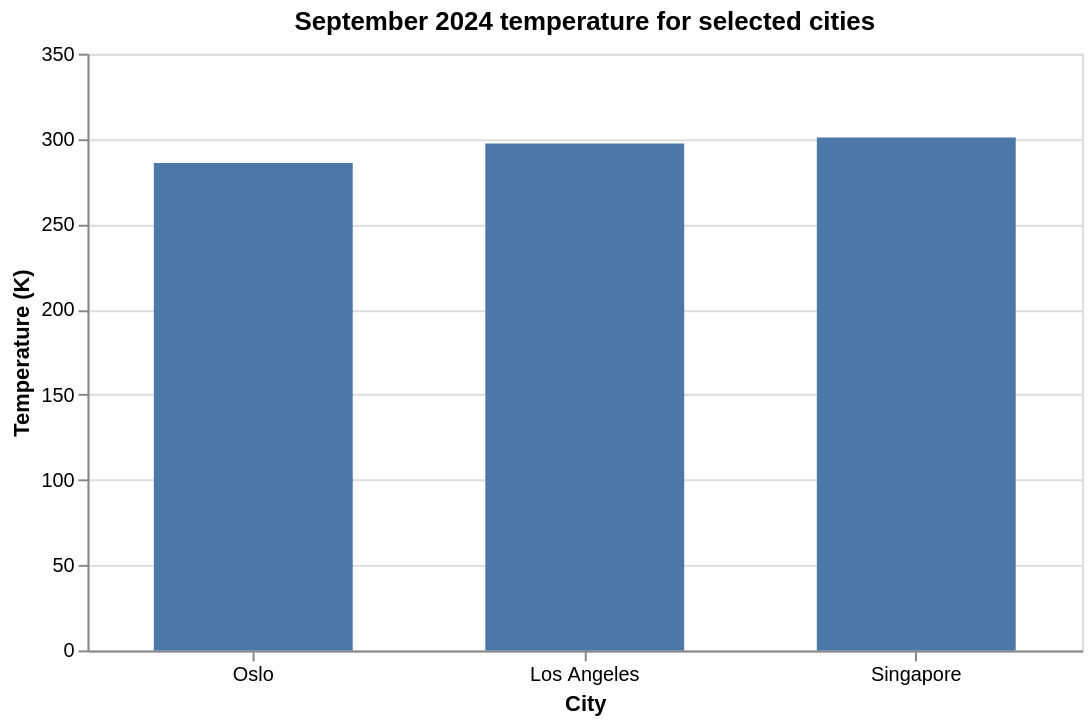

Notebook cell for this chart:
### Markdown cell above
**3.** Plot the temperature for the cities as a bar chart.

### Code cell
alt.Chart(city_climates_dataframe).mark_bar(size=100).encode(
    alt.X('city:N', sort='y', axis=alt.Axis(labelAngle=0), title='City'),
    alt.Y('temperature_2m:Q', title='Temperature (K)'),
    tooltip=[
        alt.Tooltip('city:N', title='City'),
        alt.Tooltip('temperature_2m:Q', title='Temperature (K)'),
    ],
).properties(title='September 2024 temperature for selected cities', width=500)

### Figure 1 — Vega-Lite specification as saved in the notebook (floating-point values rounded to 4 significant figures)
{"config": {"view": {"continuousWidth": 300, "continuousHeight": 300}}, "data": {"name": "data-fd6f0cd930f4f370a310166df0d927cd"}, "mark": {"type": "bar", "size": 100}, "encoding": {"tooltip": [{"field": "city", "title": "City", "type": "nominal"}, {"field": "temperature_2m", "title": "Temperature (K)", "type": "quantitative"}], "x": {"axis": {"labelAngle": 0}, "field": "city", "sort": "y", "title": "City", "type": "nominal"}, "y": {"field": "temperature_2m", "title": "Temperature (K)", "type": "quantitative"}}, "title": "September 2024 temperature for selected cities", "width": 500, "$schema": "https://vega.github.io/schema/vega-lite/v5.20.1.json", "datasets": {"data-fd6f0cd930f4f370a310166df0d927cd": [{"geo": {"type": "Point", "coordinates": [10.75, 59.91]}, "city": "Oslo", "dewpoint_temperature_2m": 283.4, "dewpoint_temperature_2m_max": 291.9, "dewpoint_temperature_2m_min": 271.9, "evaporation_from_bare_soil_max": 2.328e-10, "evaporation_from_bare_soil_min": -0.0002662, "evaporation_from_bare_soil_sum": -0.02162, "evaporation_from_open_water_surfaces_excluding_oceans_max": 1.553e-05, "evaporation_from_open_water_surfaces_excluding_oceans_min": -0.0001024, "evaporation_from_open_water_surfaces_excluding_oceans_sum": -0.008972, "evaporation_from_the_top_of_canopy_max": 2.637e-05, "evaporation_from_the_top_of_canopy_min": -0.0003062, "evaporation_from_the_top_of_canopy_sum": -0.01108, "evaporation_from_vegetation_transpiration_max": 3.316e-07, "evaporation_from_vegetation_transpiration_min": -2.618e-05, "evaporation_from_vegetation_transpiration_sum": -0.003352, "forecast_albedo": 0.09706, "forecast_albedo_max": 0.1017, "forecast_albedo_min": 0.09312, "lake_bottom_temperature": 280.1, "lake_bottom_temperature_max": 280.1, "lake_bottom_temperature_min": 280.0, "lake_ice_depth": -6.944e-20, "lake_ice_depth_max": 0, "lake_ice_depth_min": -8.674e-19, "lake_ice_temperature": 273.2, "lake_ice_temperature_max": 273.2, "lake_ice_temperature_min": 273.1, "lake_mix_layer_depth": 7.852, "lake_mix_layer_depth_max": 14.7, "lake_mix_layer_depth_min": 3.313, "lake_mix_layer_temperature": 287.6, "lake_mix_layer_temperature_max": 292.9, "lake_mix_layer_temperature_min": 283.1, "lake_shape_factor": 0.7998, "lake_shape_factor_max": 0.8, "lake_shape_factor_min": 0.7968, "lake_total_layer_temperature": 283.3, "lake_total_layer_temperature_max": 284.5, "lake_total_layer_temperature_min": 282.1, "leaf_area_index_high_vegetation": 4.236, "leaf_area_index_high_vegetation_max": 4.406, "leaf_area_index_high_vegetation_min": 4.167, "leaf_area_index_low_vegetation": 2.609, "leaf_area_index_low_vegetation_max": 2.69, "leaf_area_index_low_vegetation_min": 2.577, "potential_evaporation_max": 2.556e-05, "potential_evaporation_min": -0.001471, "potential_evaporation_sum": -0.1363, "runoff_max": 0.0001156, "runoff_min": 3.825e-05, "runoff_sum": 0.04529, "skin_reservoir_content": 0.000196, "skin_reservoir_content_max": 0.0006071, "skin_reservoir_content_min": -1.11e-19, "skin_temperature": 285.2, "skin_temperature_max": 297.9, "skin_temperature_min": 271.5, "snow_albedo": 0.8799, "snow_albedo_max": 0.88, "snow_albedo_min": 0.8768, "snow_cover": 0, "snow_cover_max": 0, "snow_cover_min": 0, "snow_density": 100.0, "snow_density_max": 100.9, "snow_density_min": 100.0, "snow_depth": -7.345e-24, "snow_depth_max": -7.345e-24, "snow_depth_min": -7.345e-24, "snow_depth_water_equivalent": -7.345e-25, "snow_depth_water_equivalent_max": -7.345e-25, "snow_depth_water_equivalent_min": -7.345e-25, "snow_evaporation_max": 4.657e-10, "snow_evaporation_min": -4.657e-10, "snow_evaporation_sum": 4.424e-09, "snowfall_max": 0, "snowfall_min": 0, "snowfall_sum": 0, "snowmelt_max": 1.863e-09, "snowmelt_min": -1.863e-09, "snowmelt_sum": 1.49e-08, "soil_temperature_level_1": 285.7, "soil_temperature_level_1_max": 294.7, "soil_temperature_level_1_min": 275.4, "soil_temperature_level_2": 285.9, "soil_temperature_level_2_max": 291.1, "soil_temperature_level_2_min": 279.5, "soil_temperature_level_3": 286.5, "soil_temperature_level_3_max": 288.3, "soil_temperature_level_3_min": 283.6, "soil_temperature_level_4": 286.2, "soil_temperature_level_4_max": 286.4, "soil_temperature_level_4_min": 285.9, "sub_surface_runoff_max": 7.718e-05, "sub_surface_runoff_min": 3.824e-05, "sub_surface_runoff_sum": 0.04385, "surface_latent_heat_flux_max": 63921, "surface_latent_heat_flux_min": -927332, "surface_latent_heat_flux_sum": -112607732, "surface_net_solar_radiation_max": 1918164, "surface_net_solar_radiation_min": -1.25, "surface_net_solar_radiation_sum": 221000000.0, "surface_net_thermal_radiation_max": 27530.0, "surface_net_thermal_radiation_min": -434300.0, "surface_net_thermal_radiation_sum": -117398445, "surface_pressure": 100000.0, "surface_pressure_max": 102100.0, "surface_pressure_min": 96990.0, "surface_runoff_max": 4.357e-05, "surface_runoff_min": -1.49e-08, "surface_runoff_sum": 0.00144, "surface_sensible_heat_flux_max": 368868, "surface_sensible_heat_flux_min": -470763, "surface_sensible_heat_flux_sum": -6300581, "surface_solar_radiation_downwards_max": 2134478, "surface_solar_radiation_downwards_min": -1.875, "surface_solar_radiation_downwards_sum": 244800000.0, "surface_thermal_radiation_downwards_max": 1450000.0, "surface_thermal_radiation_downwards_min": 834300.0, "surface_thermal_radiation_downwards_sum": 853475434, "temperature_2m": 285.9, "temperature_2m_max": 297.8, "temperature_2m_min": 275.7, "temperature_of_snow_layer": 273.2, "temperature_of_snow_layer_max": 273.2, "temperature_of_snow_layer_min": 273.2, "total_evaporation_max": 2.556e-05, "total_evaporation_min": -0.0003708, "total_evaporation_sum": -0.04503, "total_precipitation_max": 0.003811, "total_precipitation_min": -1.49e-08, "total_precipitation_sum": 0.1272, "u_component_of_wind_10m": -0.2885, "u_component_of_wind_10m_max": 2.574, "u_component_of_wind_10m_min": -2.559, "v_component_of_wind_10m": 0.4767, "v_component_of_wind_10m_max": 5.292, "v_component_of_wind_10m_min": -3.27, "volumetric_soil_water_layer_1": 0.2705, "volumetric_soil_water_layer_1_max": 0.3653, "volumetric_soil_water_layer_1_min": 0.2324, "volumetric_soil_water_layer_2": 0.2761, "volumetric_soil_water_layer_2_max": 0.3353, "volumetric_soil_water_layer_2_min": 0.2407, "volumetric_soil_water_layer_3": 0.2862, "volumetric_soil_water_layer_3_max": 0.3006, "volumetric_soil_water_layer_3_min": 0.2738, "volumetric_soil_water_layer_4": 0.271, "volumetric_soil_water_layer_4_max": 0.2787, "volumetric_soil_water_layer_4_min": 0.2591}, {"geo": {"type": "Point", "coordinates": [-118.2, 34.05]}, "city": "Los Angeles", "dewpoint_temperature_2m": 285.7, "dewpoint_temperature_2m_max": 290.8, "dewpoint_temperature_2m_min": 279.2, "evaporation_from_bare_soil_max": 0.0, "evaporation_from_bare_soil_min": -8.568e-05, "evaporation_from_bare_soil_sum": -0.01109, "evaporation_from_open_water_surfaces_excluding_oceans_max": 0.0, "evaporation_from_open_water_surfaces_excluding_oceans_min": -4.867e-05, "evaporation_from_open_water_surfaces_excluding_oceans_sum": -0.003708, "evaporation_from_the_top_of_canopy_max": 1.489e-06, "evaporation_from_the_top_of_canopy_min": -9.487e-05, "evaporation_from_the_top_of_canopy_sum": -0.000573, "evaporation_from_vegetation_transpiration_max": 0.0, "evaporation_from_vegetation_transpiration_min": -1.148e-06, "evaporation_from_vegetation_transpiration_sum": -0.0001125, "forecast_albedo": 0.1311, "forecast_albedo_max": 0.1332, "forecast_albedo_min": 0.1293, "lake_bottom_temperature": 285.1, "lake_bottom_temperature_max": 285.2, "lake_bottom_temperature_min": 285.0, "lake_ice_depth": -6.944e-20, "lake_ice_depth_max": 0, "lake_ice_depth_min": -8.674e-19, "lake_ice_temperature": 273.2, "lake_ice_temperature_max": 273.2, "lake_ice_temperature_min": 273.1, "lake_mix_layer_depth": 5.029, "lake_mix_layer_depth_max": 7.579, "lake_mix_layer_depth_min": 0.4189, "lake_mix_layer_temperature": 296.2, "lake_mix_layer_temperature_max": 307.8, "lake_mix_layer_temperature_min": 292.5, "lake_shape_factor": 0.7999, "lake_shape_factor_max": 0.8, "lake_shape_factor_min": 0.7986, "lake_total_layer_temperature": 290.0, "lake_total_layer_temperature_max": 290.8, "lake_total_layer_temperature_min": 289.3, "leaf_area_index_high_vegetation": 4.797, "leaf_area_index_high_vegetation_max": 4.805, "leaf_area_index_high_vegetation_min": 4.789, "leaf_area_index_low_vegetation": 1.043, "leaf_area_index_low_vegetation_max": 1.06, "leaf_area_index_low_vegetation_min": 1.027, "potential_evaporation_max": 1.445e-06, "potential_evaporation_min": -0.002672, "potential_evaporation_sum": -0.4282, "runoff_max": 3.83e-06, "runoff_min": 2.503e-06, "runoff_sum": 0.001986, "skin_reservoir_content": 2.122e-06, "skin_reservoir_content_max": 0.0001244, "skin_reservoir_content_min": -1.11e-19, "skin_temperature": 300.4, "skin_temperature_max": 328.6, "skin_temperature_min": 283.8, "snow_albedo": 0.88, "snow_albedo_max": 0.88, "snow_albedo_min": 0.8782, "snow_cover": 0, "snow_cover_max": 0, "snow_cover_min": 0, "snow_density": 100.0, "snow_density_max": 100.5, "snow_density_min": 100.0, "snow_depth": -7.345e-24, "snow_depth_max": -7.345e-24, "snow_depth_min": -7.345e-24, "snow_depth_water_equivalent": -7.345e-25, "snow_depth_water_equivalent_max": -7.345e-25, "snow_depth_water_equivalent_min": -7.345e-25, "snow_evaporation_max": 4.657e-10, "snow_evaporation_min": -4.657e-10, "snow_evaporation_sum": 4.424e-09, "snowfall_max": 0, "snowfall_min": 0, "snowfall_sum": 0, "snowmelt_max": 3.725e-09, "snowmelt_min": -1.863e-09, "snowmelt_sum": 1.676e-08, "soil_temperature_level_1": 300.9, "soil_temperature_level_1_max": 321.8, "soil_temperature_level_1_min": 288.1, "soil_temperature_level_2": 300.8, "soil_temperature_level_2_max": 307.9, "soil_temperature_level_2_min": 295.9, "soil_temperature_level_3": 300.3, "soil_temperature_level_3_max": 302.5, "soil_temperature_level_3_min": 298.7, "soil_temperature_level_4": 298.3, "soil_temperature_level_4_max": 298.7, "soil_temperature_level_4_min": 297.6, "sub_surface_runoff_max": 3.032e-06, "sub_surface_runoff_min": 2.503e-06, "sub_surface_runoff_sum": 0.001978, "surface_latent_heat_flux_max": 3474, "surface_latent_heat_flux_min": -297028, "surface_latent_heat_flux_sum": -38715076, "surface_net_solar_radiation_max": 2860928, "surface_net_solar_radiation_min": -2.0, "surface_net_solar_radiation_sum": 585700000.0, "surface_net_thermal_radiation_max": -42510.0, "surface_net_thermal_radiation_min": -796000.0, "surface_net_thermal_radiation_sum": -281754125, "surface_pressure": 98870.0, "surface_pressure_max": 99250.0, "surface_pressure_min": 98350.0, "surface_runoff_max": 1.147e-06, "surface_runoff_min": -1.49e-08, "surface_runoff_sum": 7.927e-06, "surface_sensible_heat_flux_max": 149771, "surface_sensible_heat_flux_min": -1692214, "surface_sensible_heat_flux_sum": -263787605, "surface_solar_radiation_downwards_max": 3299832, "surface_solar_radiation_downwards_min": -1.0, "surface_solar_radiation_downwards_sum": 674100000.0, "surface_thermal_radiation_downwards_max": 1560000.0, "surface_thermal_radiation_downwards_min": 1068000.0, "surface_thermal_radiation_downwards_sum": 909642616, "temperature_2m": 297.3, "temperature_2m_max": 318.1, "temperature_2m_min": 285.5, "temperature_of_snow_layer": 273.2, "temperature_of_snow_layer_max": 273.2, "temperature_of_snow_layer_min": 273.2, "total_evaporation_max": 1.39e-06, "total_evaporation_min": -0.0001188, "total_evaporation_sum": -0.01548, "total_precipitation_max": 0.0003638, "total_precipitation_min": -2.551e-08, "total_precipitation_sum": 0.002099, "u_component_of_wind_10m": 0.3737, "u_component_of_wind_10m_max": 4.678, "u_component_of_wind_10m_min": -1.593, "v_component_of_wind_10m": 0.5909, "v_component_of_wind_10m_max": 3.374, "v_component_of_wind_10m_min": -2.101, "volumetric_soil_water_layer_1": 0.08546, "volumetric_soil_water_layer_1_max": 0.0938, "volumetric_soil_water_layer_1_min": 0.08313, "volumetric_soil_water_layer_2": 0.1584, "volumetric_soil_water_layer_2_max": 0.1598, "volumetric_soil_water_layer_2_min": 0.1572, "volumetric_soil_water_layer_3": 0.2036, "volumetric_soil_water_layer_3_max": 0.2073, "volumetric_soil_water_layer_3_min": 0.201, "volumetric_soil_water_layer_4": 0.2969, "volumetric_soil_water_layer_4_max": 0.2998, "volumetric_soil_water_layer_4_min": 0.2944}, {"geo": {"type": "Point", "coordinates": [103.8, 1.33]}, "city": "Singapore", "dewpoint_temperature_2m": 297.2, "dewpoint_temperature_2m_max": 298.9, "dewpoint_temperature_2m_min": 293.5, "evaporation_from_bare_soil_max": 5.821e-11, "evaporation_from_bare_soil_min": -0.000374, "evaporation_from_bare_soil_sum": -0.04762, "evaporation_from_open_water_surfaces_excluding_oceans_max": 3.233e-07, "evaporation_from_open_water_surfaces_excluding_oceans_min": -0.0001331, "evaporation_from_open_water_surfaces_excluding_oceans_sum": -0.0195, "evaporation_from_the_top_of_canopy_max": 1.304e-08, "evaporation_from_the_top_of_canopy_min": -0.0003415, "evaporation_from_the_top_of_canopy_sum": -0.02784, "evaporation_from_vegetation_transpiration_max": -4.223e-06, "evaporation_from_vegetation_transpiration_min": -0.0002152, "evaporation_from_vegetation_transpiration_sum": -0.05947, "forecast_albedo": 0.0995, "forecast_albedo_max": 0.1006, "forecast_albedo_min": 0.09755, "lake_bottom_temperature": 300.9, "lake_bottom_temperature_max": 302.5, "lake_bottom_temperature_min": 299.6, "lake_ice_depth": -6.944e-20, "lake_ice_depth_max": 0, "lake_ice_depth_min": -8.674e-19, "lake_ice_temperature": 273.2, "lake_ice_temperature_max": 273.2, "lake_ice_temperature_min": 273.1, "lake_mix_layer_depth": 1.996, "lake_mix_layer_depth_max": 2.0, "lake_mix_layer_depth_min": 1.316, "lake_mix_layer_temperature": 300.9, "lake_mix_layer_temperature_max": 302.5, "lake_mix_layer_temperature_min": 299.6, "lake_shape_factor": 0.65, "lake_shape_factor_max": 0.6503, "lake_shape_factor_min": 0.6491, "lake_total_layer_temperature": 300.9, "lake_total_layer_temperature_max": 302.5, "lake_total_layer_temperature_min": 299.6, "leaf_area_index_high_vegetation": 2.202, "leaf_area_index_high_vegetation_max": 2.203, "leaf_area_index_high_vegetation_min": 2.2, "leaf_area_index_low_vegetation": 2.383, "leaf_area_index_low_vegetation_max": 2.403, "leaf_area_index_low_vegetation_min": 2.364, "potential_evaporation_max": -5.409e-06, "potential_evaporation_min": -0.0008293, "potential_evaporation_sum": -0.1871, "runoff_max": 0.003346, "runoff_min": 0.0001079, "runoff_sum": 0.1122, "skin_reservoir_content": 0.0001538, "skin_reservoir_content_max": 0.0004323, "skin_reservoir_content_min": -2.776e-20, "skin_temperature": 300.9, "skin_temperature_max": 306.0, "skin_temperature_min": 298.1, "snow_albedo": 0.88, "snow_albedo_max": 0.88, "snow_albedo_min": 0.88, "snow_cover": 0, "snow_cover_max": 0, "snow_cover_min": 0, "snow_density": 100.0, "snow_density_max": 100.0, "snow_density_min": 100.0, "snow_depth": -7.345e-24, "snow_depth_max": -7.345e-24, "snow_depth_min": -7.345e-24, "snow_depth_water_equivalent": -7.345e-25, "snow_depth_water_equivalent_max": -7.345e-25, "snow_depth_water_equivalent_min": -7.345e-25, "snow_evaporation_max": 4.657e-10, "snow_evaporation_min": -4.657e-10, "snow_evaporation_sum": 4.424e-09, "snowfall_max": 0, "snowfall_min": 0, "snowfall_sum": 0, "snowmelt_max": 0.0, "snowmelt_min": 0.0, "snowmelt_sum": 0.0, "soil_temperature_level_1": 301.6, "soil_temperature_level_1_max": 306.4, "soil_temperature_level_1_min": 298.6, "soil_temperature_level_2": 301.6, "soil_temperature_level_2_max": 303.0, "soil_temperature_level_2_min": 300.2, "soil_temperature_level_3": 301.6, "soil_temperature_level_3_max": 301.8, "soil_temperature_level_3_min": 301.4, "soil_temperature_level_4": 301.6, "soil_temperature_level_4_max": 301.7, "soil_temperature_level_4_min": 301.6, "sub_surface_runoff_max": 0.003305, "sub_surface_runoff_min": 0.0001077, "sub_surface_runoff_sum": 0.1, "surface_latent_heat_flux_max": -13360, "surface_latent_heat_flux_min": -1604339, "surface_latent_heat_flux_sum": -386214138, "surface_net_solar_radiation_max": 3117956, "surface_net_solar_radiation_min": -1.852, "surface_net_solar_radiation_sum": 495300000.0, "surface_net_thermal_radiation_max": -37250.0, "surface_net_thermal_radiation_min": -247300.0, "surface_net_thermal_radiation_sum": -91891249, "surface_pressure": 100800.0, "surface_pressure_max": 101200.0, "surface_pressure_min": 100300.0, "surface_runoff_max": 0.002227, "surface_runoff_min": -1.49e-08, "surface_runoff_sum": 0.0122, "surface_sensible_heat_flux_max": 245792, "surface_sensible_heat_flux_min": -419535, "surface_sensible_heat_flux_sum": -15754925, "surface_solar_radiation_downwards_max": 3465424, "surface_solar_radiation_downwards_min": -2.25, "surface_solar_radiation_downwards_sum": 550000000.0, "surface_thermal_radiation_downwards_max": 1602000.0, "surface_thermal_radiation_downwards_min": 1485000.0, "surface_thermal_radiation_downwards_sum": 1111213874, "temperature_2m": 300.8, "temperature_2m_max": 303.4, "temperature_2m_min": 298.2, "temperature_of_snow_layer": 273.2, "temperature_of_snow_layer_max": 273.2, "temperature_of_snow_layer_min": 273.2, "total_evaporation_max": -5.341e-06, "total_evaporation_min": -0.0006415, "total_evaporation_sum": -0.1544, "total_precipitation_max": 0.00504, "total_precipitation_min": -1.49e-08, "total_precipitation_sum": 0.2302, "u_component_of_wind_10m": -0.3366, "u_component_of_wind_10m_max": 9.079, "u_component_of_wind_10m_min": -5.536, "v_component_of_wind_10m": 2.31, "v_component_of_wind_10m_max": 6.801, "v_component_of_wind_10m_min": -4.35, "volumetric_soil_water_layer_1": 0.4745, "volumetric_soil_water_layer_1_max": 0.52, "volumetric_soil_water_layer_1_min": 0.4038, "volumetric_soil_water_layer_2": 0.4805, "volumetric_soil_water_layer_2_max": 0.52, "volumetric_soil_water_layer_2_min": 0.451, "volumetric_soil_water_layer_3": 0.4892, "volumetric_soil_water_layer_3_max": 0.513, "volumetric_soil_water_layer_3_min": 0.4617, "volumetric_soil_water_layer_4": 0.5033, "volumetric_soil_water_layer_4_max": 0.5064, "volumetric_soil_water_layer_4_min": 0.502}]}}
